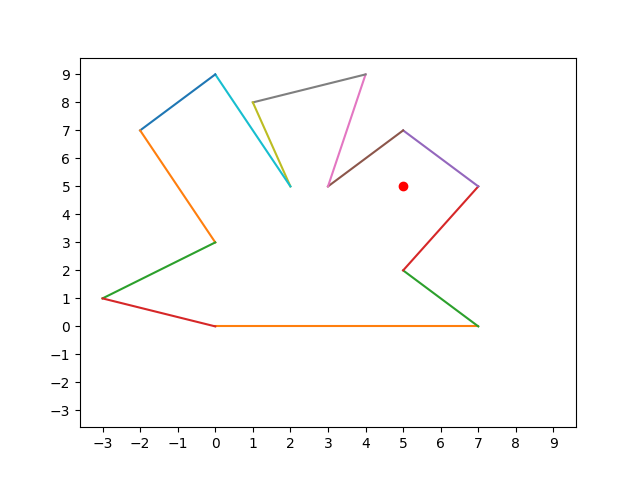

This chart was generated by the following Python code:
import matplotlib.pyplot as plt
from matplotlib.patches import Rectangle
import numpy as np
from sys import stdin

def add_point(x, y):
	plt.plot(x, y, 'ro')

def add_line(x1, y1, x2, y2):
	plt.plot([x1, x2], [y1, y2], label = "{} {} {} {}".format(x1, x2, y1, y2))
#define Matplotlib figure and axis
fig, ax = plt.subplots()

#create simple line plot
input() # skip first line
x, y = [int(x) for x in input().split()]
# x, y = 100, 100
# l = ""
# while (l = input()):
# 	print(l)
# print(x, y)
ax.plot([0, 0],[0, 5], alpha=0)
add_point(x, y)
# inputs = """
# 0 0
# 2 0
# 2 2
# 0 2
# """
# inputs = ""
lines = []
for line in stdin:
	if not len(line):
		continue
	# print(line)
	# inputs = line + "\n"
	lines.append(line)

# print(inputs)
# lines = inputs.split('\n')
mini, maxi = float('inf'), float('-inf')
prev = None
first = None
mini, maxi = min(x, y), max(x, y)
for line in lines:
	if not len(line):
		continue
	cur = [int(x) for x in line.split()]
	mini = min([mini, cur[0], cur[1]])
	maxi = max([maxi, cur[0], cur[1]])
	if first == None:
		first = cur
	if prev != None:
		add_line(prev[0], prev[1], cur[0], cur[1])
	prev = cur
add_line(first[0], first[1], prev[0], prev[1])
ax.plot(mini, mini, maxi, maxi)
plt.xticks(np.arange(mini, maxi+1, 1.0))
plt.yticks(np.arange(mini, maxi+1, 1.0))
plt.show()
